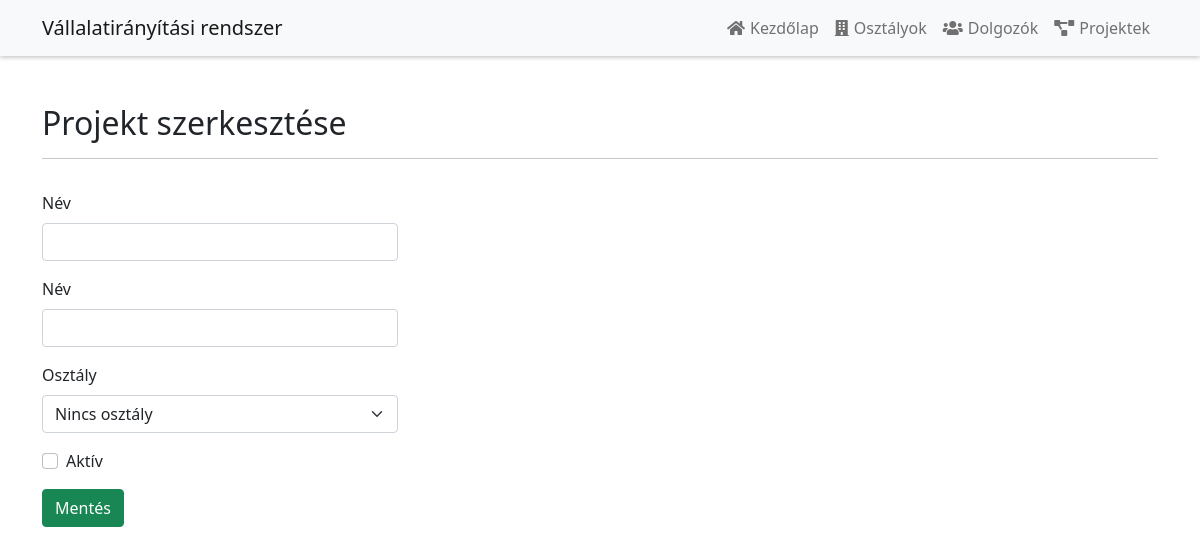
Before: /edit_projekt.php?id=1 with the older database file.
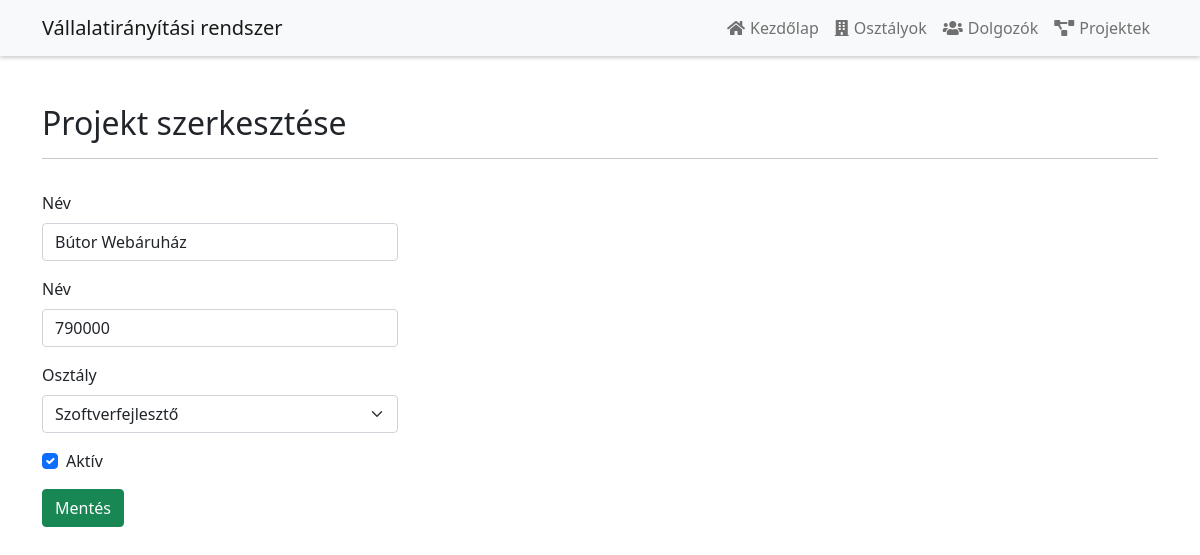
After: the same page with the newer database file.
### tables this page shows
CREATE TABLE `projekt` (
  `id` int(11) NOT NULL,
  `nev` varchar(40) NOT NULL,
  `ar` int(11) NOT NULL,
  `aktiv` tinyint(4) NOT NULL,
  `osztaly_id` int(11) DEFAULT NULL,
  `osztaly_nev` varchar(40) NOT NULL
);

CREATE TABLE `osztaly` (
  `id` int(11) NOT NULL,
  `nev` varchar(40) NOT NULL,
  `manager_id` int(11) DEFAULT NULL
);

### edit_projekt.php (the view, shortened to what this page needs)
<?php
include ('functions.php');
$pdo = pdo_connect_mysql();
if(isset($_GET['id'])){
    $osztalyok = $pdo->query("SELECT * FROM osztaly")->fetchAll(PDO::FETCH_ASSOC);
    $stmt = $pdo->prepare("SELECT * FROM projekt WhERE id = ?");
    $stmt->execute([$_GET["id"]]);
    $projekt = $stmt->fetch(PDO::FETCH_ASSOC);
}
?>
<?=template_header('Projekt szerkesztés')?>
<div class="container">
    <div class="row mt-5 mb-3">
        <div class="col-lg-12">
            <h2>Projekt szerkesztése</h2>
            <hr>
        </div>
    </div>
    <div class="row">
        <div class="col-lg-4">
            <form action="edit_projekt.php?id=<?= $_GET['id'] ?>" method="post">
                <div class="mb-3">
                    <label for="nev" class="form-label">Név</label>
                    <input type="text" name="nev" class="form-control" value="<?= $projekt['nev'] ?>" id="nev">
                </div>
                <div class="mb-3">
                    <label for="ar" class="form-label">Név</label>
                    <input type="text" name="ar" class="form-control" value="<?= $projekt['ar'] ?>" id="ar">
                </div>
                <?php if (!empty($osztalyok)): ?>
                    <div class="mb-3">
                        <label for="osztaly" class="form-label">Osztály</label>
                        <select class="form-select" id="neme" name="osztaly_id">
                            <option value="0">Nincs osztály</option>
                            <?php foreach ($osztalyok as $osztaly): ?>
                                <option <?= ($osztaly['id'] == $projekt["osztaly_id"]) ? "selected" : "" ?>
                                        value="<?= $osztaly['id'] ?>"><?= $osztaly['nev'] ?></option>
                            <?php endforeach; ?>
                        </select>
                    </div>
                <?php endif; ?>
                <div class="form-check mb-3">
                    <input class="form-check-input" <?=$projekt['aktiv'] == 1 ? "checked" : ""?> type="checkbox" name="aktiv" value="" id="flexCheckIndeterminate">
                    <label class="form-check-label" for="flexCheckIndeterminate">
                        Aktív
                    </label>
                </div>
                <button type="submit" class="btn btn-success">Mentés</button>
            </form>
        </div>
    </div>
</div>
<?=template_footer()?>

Changed rows visible on the page:
added projekt: nev "Bútor Webáruház", ar "790000", osztaly_id "Szoftverfejlesztő", aktiv "☑"
Other visible differences:
form field osztaly_id: "Nincs osztály" → (not shown)
form field aktiv: "☐" → (not shown)
